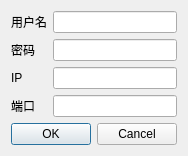
<?xml version="1.0" encoding="UTF-8"?>
<ui version="4.0">
 <class>RtspConfigView</class>
 <widget class="QDialog" name="RtspConfigView">
  <property name="geometry">
   <rect>
    <x>0</x>
    <y>0</y>
    <width>184</width>
    <height>154</height>
   </rect>
  </property>
  <property name="windowTitle">
   <string>打开设备(RTSP)</string>
  </property>
  <layout class="QGridLayout" name="gridLayout">
   <item row="0" column="0">
    <layout class="QHBoxLayout" name="horizontalLayout">
     <item>
      <layout class="QVBoxLayout" name="verticalLayout_2">
       <item>
        <widget class="QLabel" name="label">
         <property name="text">
          <string>用户名</string>
         </property>
        </widget>
       </item>
       <item>
        <widget class="QLabel" name="label_2">
         <property name="text">
          <string>密码</string>
         </property>
        </widget>
       </item>
       <item>
        <widget class="QLabel" name="label_3">
         <property name="text">
          <string>IP</string>
         </property>
        </widget>
       </item>
       <item>
        <widget class="QLabel" name="label_4">
         <property name="text">
          <string>端口</string>
         </property>
        </widget>
       </item>
      </layout>
     </item>
     <item>
      <layout class="QVBoxLayout" name="verticalLayout">
       <item>
        <widget class="QLineEdit" name="username"/>
       </item>
       <item>
        <widget class="QLineEdit" name="password"/>
       </item>
       <item>
        <widget class="QLineEdit" name="ip"/>
       </item>
       <item>
        <widget class="QLineEdit" name="port"/>
       </item>
      </layout>
     </item>
    </layout>
   </item>
   <item row="1" column="0">
    <widget class="QDialogButtonBox" name="buttonBox">
     <property name="orientation">
      <enum>Qt::Horizontal</enum>
     </property>
     <property name="standardButtons">
      <set>QDialogButtonBox::Cancel|QDialogButtonBox::Ok</set>
     </property>
    </widget>
   </item>
  </layout>
 </widget>
 <resources/>
 <connections>
  <connection>
   <sender>buttonBox</sender>
   <signal>accepted()</signal>
   <receiver>RtspConfigView</receiver>
   <slot>accept()</slot>
   <hints>
    <hint type="sourcelabel">
     <x>248</x>
     <y>254</y>
    </hint>
    <hint type="destinationlabel">
     <x>157</x>
     <y>274</y>
    </hint>
   </hints>
  </connection>
  <connection>
   <sender>buttonBox</sender>
   <signal>rejected()</signal>
   <receiver>RtspConfigView</receiver>
   <slot>reject()</slot>
   <hints>
    <hint type="sourcelabel">
     <x>316</x>
     <y>260</y>
    </hint>
    <hint type="destinationlabel">
     <x>286</x>
     <y>274</y>
    </hint>
   </hints>
  </connection>
 </connections>
</ui>
